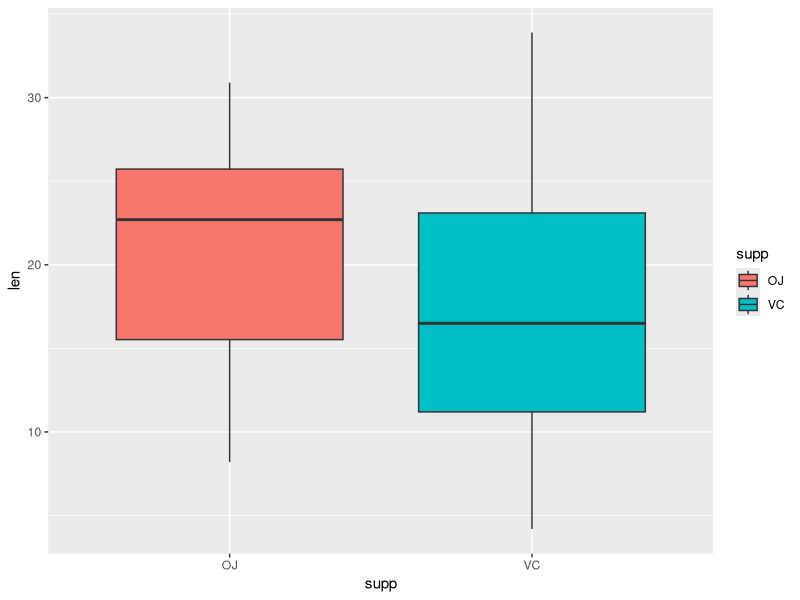

The R source for this figure: (Note: this script raises an error after producing the figure.)
## ---- chunk 1
library(knitr)
opts_chunk$set(echo = TRUE, warning = FALSE, message = FALSE)
options(scipen=999, comment = NA)
## ---- chunk 2
library(knitr)
library(ggplot2)
library(dplyr)
library(reshape2)

## ---- chunk 3

data("ToothGrowth")
str(ToothGrowth)

## ---- chunk 4
summary(ToothGrowth)
## ---- chunk 5
aggregate(len ~ dose, ToothGrowth, mean)
g <- ggplot(data = ToothGrowth, aes(x = supp, y = len, fill = supp))
g + geom_boxplot()
## ---- chunk 6
t.output <- t.test(len ~ supp , data = ToothGrowth, paired = FALSE, var.equal = FALSE)
t.output$p.value
## ---- chunk 7
sub1 <- ToothGrowth[ToothGrowth$dose == 0.5 | ToothGrowth$dose == 1,]
sub2 <- ToothGrowth[ToothGrowth$dose == 1 | ToothGrowth$dose == 2,]

res1 <- t.test(len~dose, data = sub1, paired = FALSE, var.equal = FALSE)
res2 <- t.test(len~dose, data = sub2, paired = FALSE, var.equal = FALSE)


